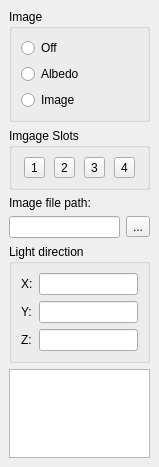
<?xml version="1.0" encoding="UTF-8"?>
<ui version="4.0">
 <class>SFSBuilder_panel</class>
 <widget class="QDockWidget" name="SFSBuilder_panel">
  <property name="geometry">
   <rect>
    <x>0</x>
    <y>0</y>
    <width>159</width>
    <height>467</height>
   </rect>
  </property>
  <property name="windowTitle">
   <string>SFS Builder</string>
  </property>
  <widget class="QWidget" name="dockWidgetContents">
   <layout class="QVBoxLayout" name="verticalLayout">
    <item>
     <widget class="QGroupBox" name="groupBox">
      <property name="title">
       <string>Image</string>
      </property>
      <layout class="QVBoxLayout" name="verticalLayout_2">
       <item>
        <widget class="QRadioButton" name="radioButton_image_off">
         <property name="text">
          <string>Off</string>
         </property>
        </widget>
       </item>
       <item>
        <widget class="QRadioButton" name="radioButton_image_albedo">
         <property name="text">
          <string>Albedo</string>
         </property>
        </widget>
       </item>
       <item>
        <widget class="QRadioButton" name="radioButton_image_image">
         <property name="text">
          <string>Image</string>
         </property>
        </widget>
       </item>
      </layout>
     </widget>
    </item>
    <item>
     <widget class="QGroupBox" name="groupBox_2">
      <property name="title">
       <string>Imgage Slots</string>
      </property>
      <layout class="QHBoxLayout" name="horizontalLayout">
       <item>
        <widget class="QToolButton" name="toolButton_slot1">
         <property name="text">
          <string>1</string>
         </property>
        </widget>
       </item>
       <item>
        <widget class="QToolButton" name="toolButton_slot2">
         <property name="text">
          <string>2</string>
         </property>
        </widget>
       </item>
       <item>
        <widget class="QToolButton" name="toolButton_slot3">
         <property name="text">
          <string>3</string>
         </property>
        </widget>
       </item>
       <item>
        <widget class="QToolButton" name="toolButton_slot4">
         <property name="text">
          <string>4</string>
         </property>
        </widget>
       </item>
      </layout>
     </widget>
    </item>
    <item>
     <widget class="QLabel" name="label">
      <property name="text">
       <string>Image file path:</string>
      </property>
     </widget>
    </item>
    <item>
     <layout class="QHBoxLayout" name="horizontalLayout_2">
      <item>
       <widget class="QLineEdit" name="lineEdit"/>
      </item>
      <item>
       <widget class="QToolButton" name="toolButton">
        <property name="text">
         <string>...</string>
        </property>
       </widget>
      </item>
     </layout>
    </item>
    <item>
     <widget class="QGroupBox" name="groupBox_3">
      <property name="title">
       <string>Light direction</string>
      </property>
      <layout class="QGridLayout" name="gridLayout">
       <item row="2" column="0">
        <widget class="QLabel" name="label_4">
         <property name="text">
          <string>Z:</string>
         </property>
        </widget>
       </item>
       <item row="0" column="0">
        <widget class="QLabel" name="label_2">
         <property name="text">
          <string>X:</string>
         </property>
        </widget>
       </item>
       <item row="1" column="0">
        <widget class="QLabel" name="label_3">
         <property name="text">
          <string>Y:</string>
         </property>
        </widget>
       </item>
       <item row="0" column="1">
        <widget class="QLineEdit" name="lineEdit_2"/>
       </item>
       <item row="1" column="1">
        <widget class="QLineEdit" name="lineEdit_3"/>
       </item>
       <item row="2" column="1">
        <widget class="QLineEdit" name="lineEdit_4"/>
       </item>
      </layout>
     </widget>
    </item>
    <item>
     <widget class="QPlainTextEdit" name="plainTextEdit">
      <property name="lineWidth">
       <number>0</number>
      </property>
      <property name="lineWrapMode">
       <enum>QPlainTextEdit::NoWrap</enum>
      </property>
      <property name="plainText">
       <string/>
      </property>
      <property name="backgroundVisible">
       <bool>false</bool>
      </property>
      <property name="centerOnScroll">
       <bool>true</bool>
      </property>
     </widget>
    </item>
   </layout>
  </widget>
 </widget>
 <resources/>
 <connections/>
</ui>
